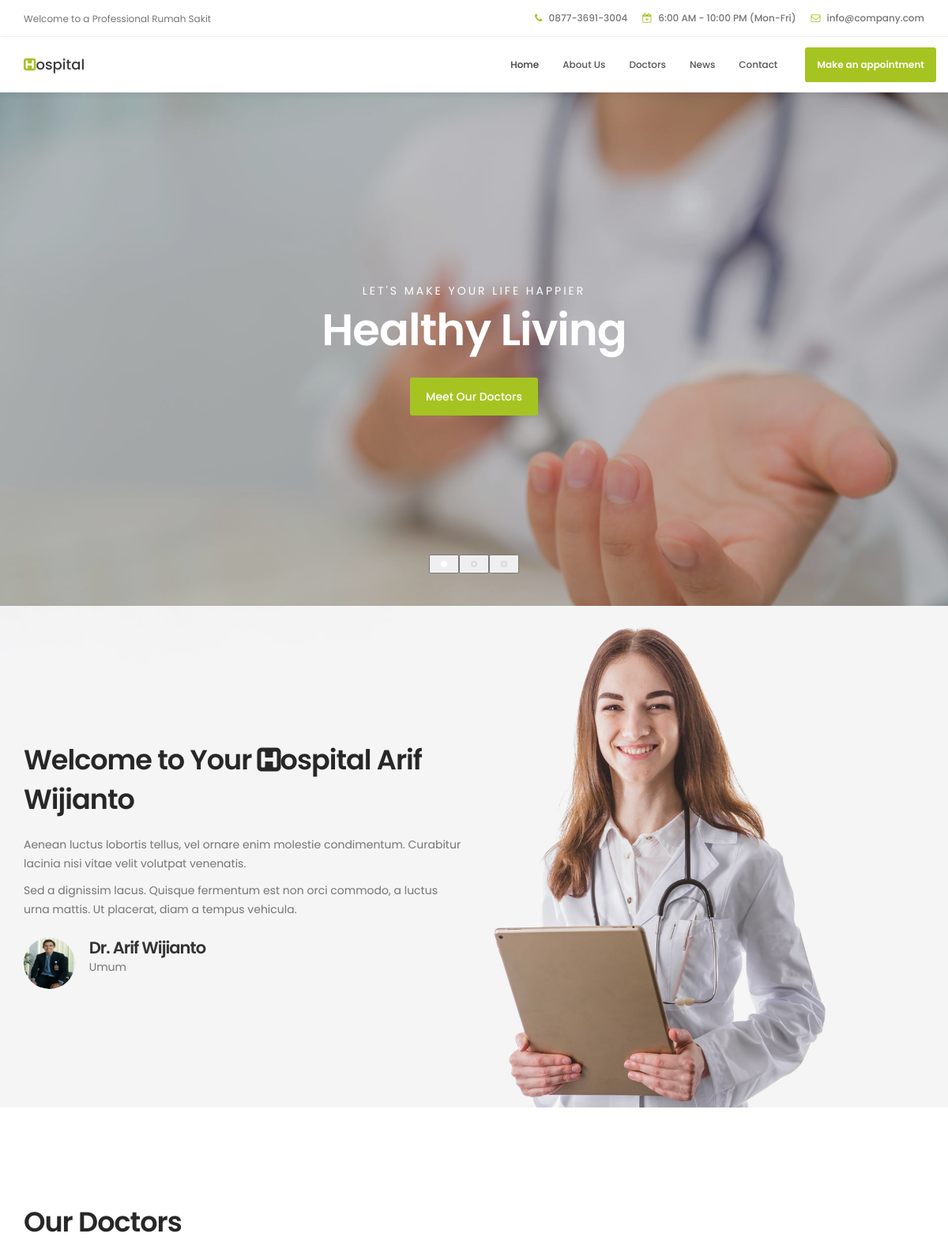
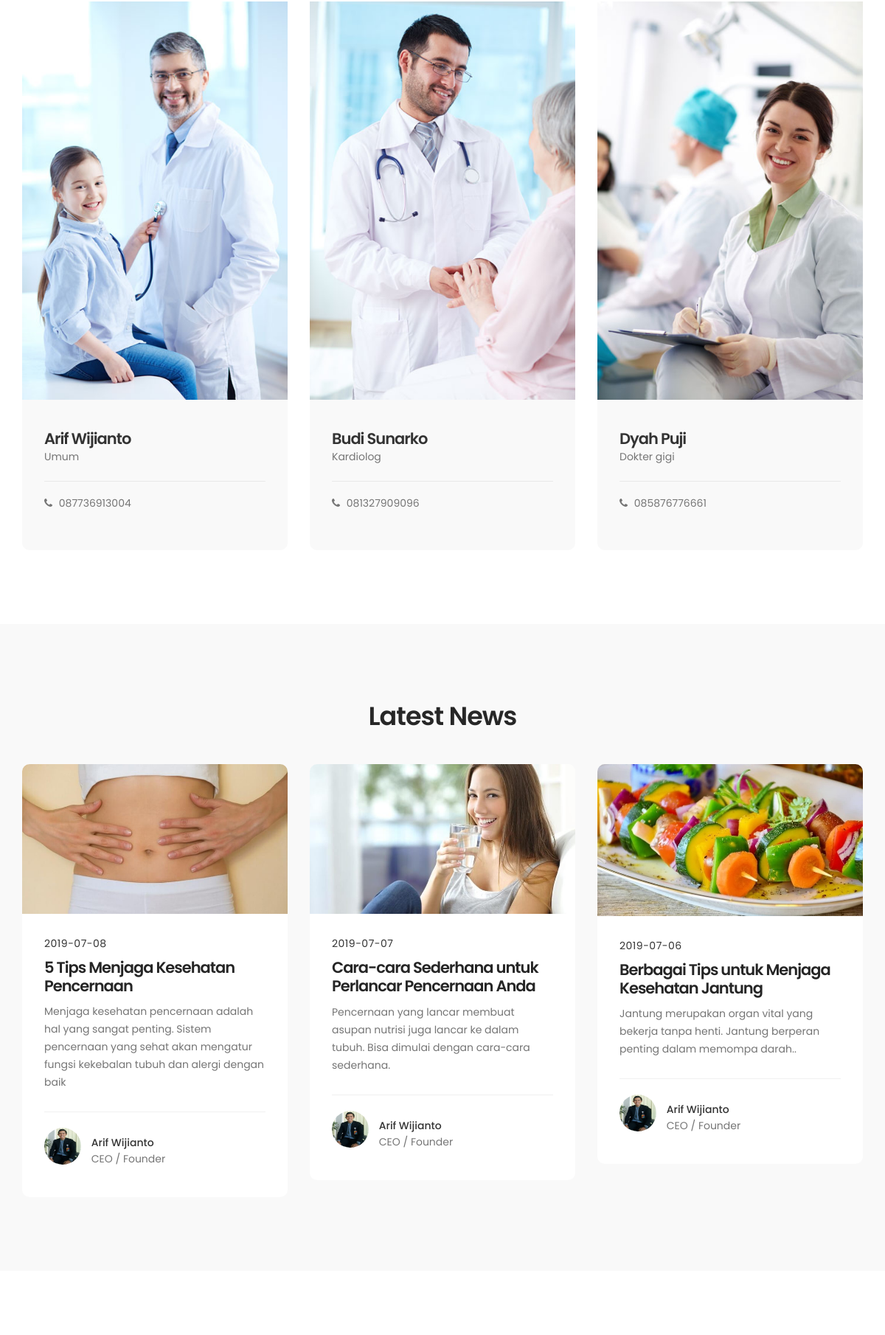
/index.php/front (upper part), run on the app's committed database (2 pictures, top to bottom).
### tables this page shows
CREATE TABLE `tb_dokter` (
  `id_dokter` int(11) NOT NULL,
  `nama_dokter` varchar(50) NOT NULL,
  `spesialis` varchar(50) NOT NULL,
  `alamat` varchar(50) NOT NULL,
  `no_telp` varchar(15) NOT NULL
);

CREATE TABLE `tb_post` (
  `id_post` int(11) NOT NULL,
  `title` varchar(225) NOT NULL,
  `content` longtext NOT NULL,
  `create_time` date NOT NULL,
  `user_id` int(11) NOT NULL
);

CREATE TABLE `tb_user` (
  `user_id` int(11) NOT NULL,
  `username` varchar(40) NOT NULL,
  `password` varchar(40) NOT NULL,
  `name` varchar(100) NOT NULL,
  `address` varchar(200) DEFAULT NULL,
  `level` int(1) NOT NULL COMMENT '1:admin, 2:user'
);

### application/controllers/Front.php (called while the page is built, shortened)
<?php
class Front extends CI_Controller {
    public function __construct(){
		$this->load->model(['dokter_m','apoinment_m','post_m']);
	}
	public function index()
	{
        $data['dokters'] = $this->dokter_m->getDataDokter();
        $data['posts'] = $this->post_m->getPost();
		$this->load->view('front/index', $data);
	}
}

### index.php (called while the page is built, shortened)
<?php
require_once BASEPATH.'core/CodeIgniter.php';

### application/models/Dokter_m.php (called while the page is built, shortened)
<?php
class Dokter_m extends CI_Model {
   public $tb_dokter ="tb_dokter";
    public function getDataDokter(){
        $query = $this->db->get($this->tb_dokter);
        return $query->result_array();
    }
}

### application/models/Post_m.php (called while the page is built, shortened)
<?php
class Post_m extends CI_Model {
     public function getPost(){
    $this->db->join('tb_user','tb_user.user_id=tb_post.user_id');
      $query = $this->db->get('tb_post');
      return $query->result_array();
   }
}

### application/views/front/index.php (the view, shortened to what this page needs)
<!DOCTYPE html>
<html lang="en">
<head>
	<link rel="stylesheet" href="<?=base_url()?>assets/front/css/bootstrap.min.css">
	<link rel="stylesheet" href="<?=base_url()?>assets/front/css/font-awesome.min.css">
	<link rel="stylesheet" href="<?=base_url()?>assets/front/css/animate.css">
	<link rel="stylesheet" href="<?=base_url()?>assets/front/css/owl.carousel.css">
	<link rel="stylesheet" href="<?=base_url()?>assets/front/css/owl.theme.default.min.css">
	<link rel="stylesheet" href="<?=base_url()?>assets/front/css/tooplate-style.css">
</head>
<body id="top" data-spy="scroll" data-target=".navbar-collapse" data-offset="50">
	<header>
		<div class="container">
			<div class="row">
				<div class="col-md-4 col-sm-5">
					<p>Welcome to a Professional Rumah Sakit</p>
				</div>
				<div class="col-md-8 col-sm-7 text-align-right">
					<span class="phone-icon"><i class="fa fa-phone"></i> 0877-3691-3004</span>
					<span class="date-icon"><i class="fa fa-calendar-plus-o"></i> 6:00 AM - 10:00 PM (Mon-Fri)</span>
					<span class="email-icon"><i class="fa fa-envelope-o"></i> <a href="#">info@company.com</a></span>
				</div>
			</div>
		</div>
	</header>
	<section class="navbar navbar-default navbar-static-top" role="navigation">
		<div class="container">
			<div class="navbar-header">
				<a href="<?=base_url()?>front" class="navbar-brand"><i class="fa fa-h-square"></i>ospital</a>
			</div>
			<div class="collapse navbar-collapse">
				<ul class="nav navbar-nav navbar-right">
					<li><a href="#top" class="smoothScroll">Home</a></li>
					<li><a href="#about" class="smoothScroll">About Us</a></li>
					<li><a href="#team" class="smoothScroll">Doctors</a></li>
					<li><a href="#news" class="smoothScroll">News</a></li>
					<li><a href="#google-map" class="smoothScroll">Contact</a></li>
					<li class="appointment-btn"><a href="#appointment">Make an appointment</a></li>
				</ul>
			</div>
		</div>
	</section>
	<section id="home" class="slider" data-stellar-background-ratio="0.5">
		<div class="container">
			<div class="row">
				<div class="owl-carousel owl-theme">
					<div class="item item-first">
						<div class="caption">
							<div class="col-md-offset-1 col-md-10">
								<h3>Let's make your life happier</h3>
								<h1>Healthy Living</h1>
								<a href="#team" class="section-btn btn btn-default smoothScroll">Meet Our Doctors</a>
							</div>
						</div>
					</div>
				</div>
			</div>
		</div>
	</section>
	<section id="about">
		<div class="container">
			<div class="row">
				<div class="col-md-6 col-sm-6">
					<div class="about-info">
						<h2 class="wow fadeInUp" data-wow-delay="0.6s">Welcome to Your <i class="fa fa-h-square"></i>ospital Arif Wijianto
						</h2>
						<div class="wow fadeInUp" data-wow-delay="0.8s">
							<p>Aenean luctus lobortis tellus, vel ornare enim molestie condimentum. Curabitur lacinia nisi vitae velit
								volutpat venenatis.</p>
							<p>Sed a dignissim lacus. Quisque fermentum est non orci commodo, a luctus urna mattis. Ut placerat, diam
								a tempus vehicula.</p>
						</div>
						<figure class="profile wow fadeInUp" data-wow-delay="1s">
							<img src="<?=base_url()?>assets/front/images/author-image.jpg" class="img-responsive" alt="">
							<figcaption>
								<h3>Dr. Arif Wijianto</h3>
								<p>Umum</p>
							</figcaption>
						</figure>
					</div>
				</div>
			</div>
		</div>
	</section>
	<section id="team" data-stellar-background-ratio="1">
		<div class="container">
			<div class="row">
				<div class="col-md-6 col-sm-6">
					<div class="about-info">
						<h2 class="wow fadeInUp" >Our Doctors</h2>
					</div>
				</div>
        <div class="clearfix"></div>
        <?php foreach($dokters as $key=>$dokter): ?>
				<div class="col-md-4 col-sm-6">
					<div class="team-thumb wow fadeInUp" data-wow-delay="0.2s">
						<img src="<?=base_url()?>assets/front/images/team-image<?=$key+1?>.jpg" class="img-responsive" alt="">
						<div class="team-info">
							<h3><?php echo $dokter['nama_dokter'] ?></h3>
							<p><?php echo $dokter['spesialis'] ?></p>
							<div class="team-contact-info">
								<p><i class="fa fa-phone"></i> <?php echo $dokter['no_telp'] ?></p>
							</div>
						</div>
					</div>
        </div>
        <?php endforeach; ?>
			</div>
		</div>
	</section>
	<section id="news" data-stellar-background-ratio="2.5">
		<div class="container">
			<div class="row">
				<div class="col-md-12 col-sm-12">
					<div class="section-title wow fadeInUp" >
						<h2>Latest News</h2>
					</div>
				</div>
 <?php foreach($posts as $key=>$post): ?>
				<div class="col-md-4 col-sm-6">
					<div class="news-thumb wow fadeInUp" >
						<a href="<?=base_url()?>front">
							<img src="<?=base_url()?>assets/front/images/news-image<?=$key+1?>.jpg" class="img-responsive" alt="">
						</a>
						<div class="news-info">
							<span><?php echo $post['create_time'] ?></span>
							<h3><a href="<?=base_url()?>front"><?php echo $post['title'] ?></a></h3>
							<p><?php echo $post['content'] ?></p>
							<div class="author">
								<img src="<?=base_url()?>assets/front/images/author-image.jpg" class="img-responsive" alt="">
								<div class="author-info">
									<h5><?php echo $post['name'] ?></h5>
									<p>CEO / Founder</p>
								</div>
							</div>
						</div>
					</div>
				</div>
				 <?php endforeach; ?>
			</div>
		</div>
	</section>
	<section id="appointment" data-stellar-background-ratio="3">
	</section>
</body>
</html>

### data on the page
tb_dokter: shows a picture, nama_dokter "Arif Wijianto", spesialis "Umum", no_telp "087736913004"
tb_dokter: shows a picture, nama_dokter "Budi Sunarko", spesialis "Kardiolog", no_telp "081327909096"
tb_dokter: shows a picture, nama_dokter "Dyah Puji", spesialis "Dokter gigi", no_telp "085876776661"
tb_post: shows a picture, create_time "2019-07-08", title "5 Tips Menjaga Kesehatan Pencernaan", content "Menjaga kesehatan pencernaan adalah hal yang sangat penting. Sistem pencernaan yang sehat akan mengatur fungsi kekebalan tubuh dan alergi dengan baik", user.name "Arif Wijianto"
tb_post: shows a picture, create_time "2019-07-07", title "Cara-cara Sederhana untuk Perlancar Pencernaan Anda", content "Pencernaan yang lancar membuat asupan nutrisi juga lancar ke dalam tubuh. Bisa dimulai dengan cara-cara sederhana.", user.name "Arif Wijianto"
tb_post: shows a picture, create_time "2019-07-06", title "Berbagai Tips untuk Menjaga Kesehatan Jantung", content "Jantung merupakan organ vital yang bekerja tanpa henti. Jantung berperan penting dalam memompa darah..", user.name "Arif Wijianto"
